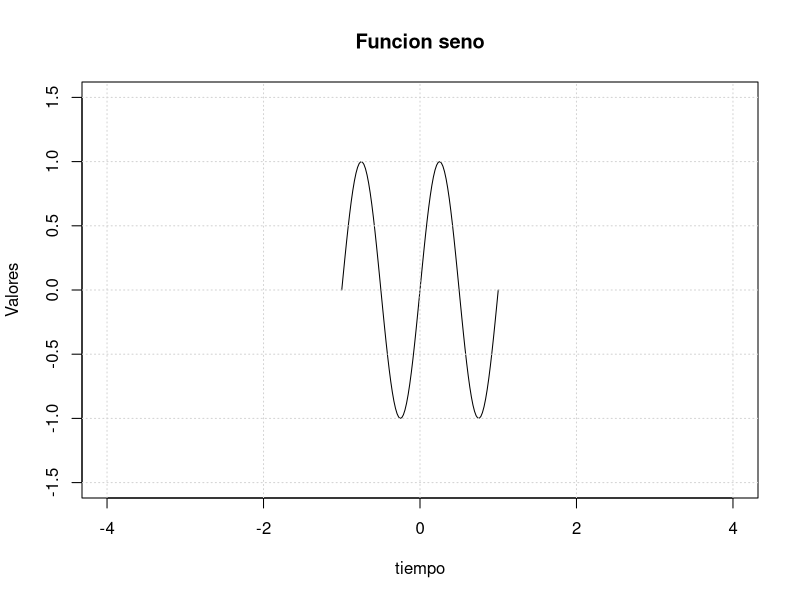
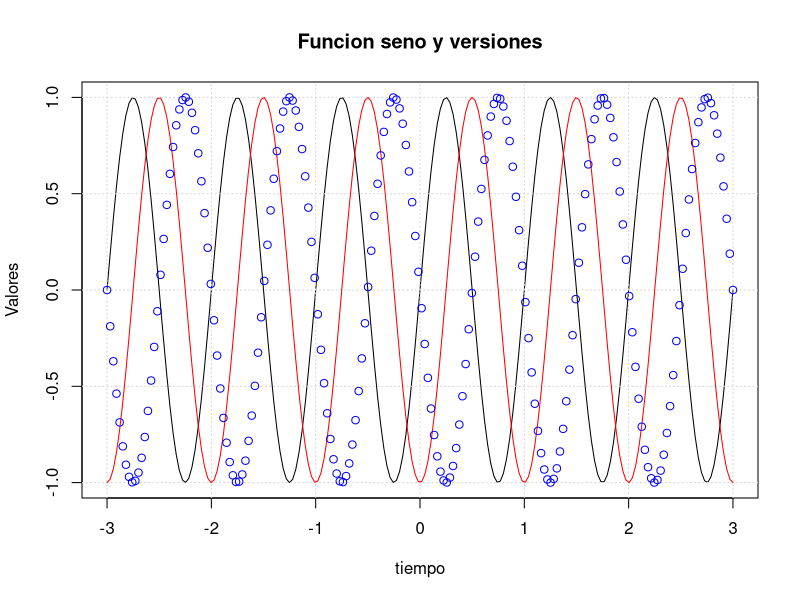
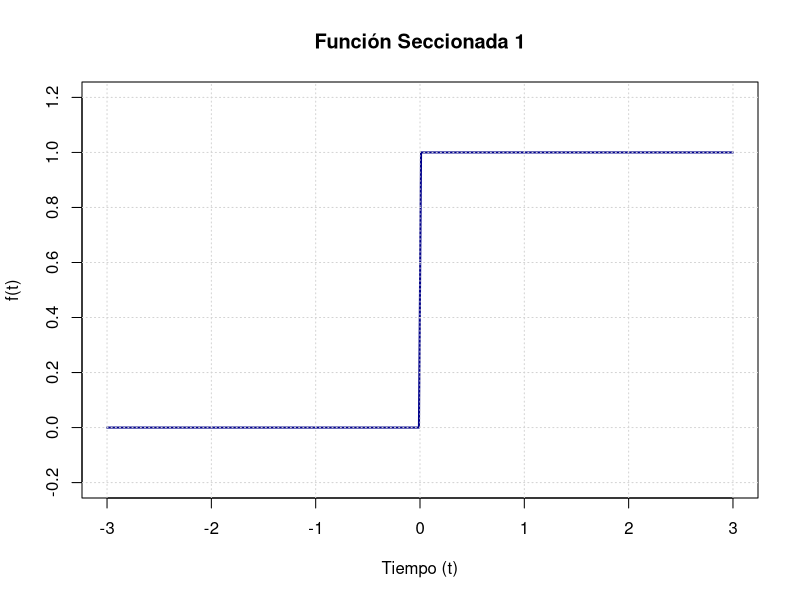
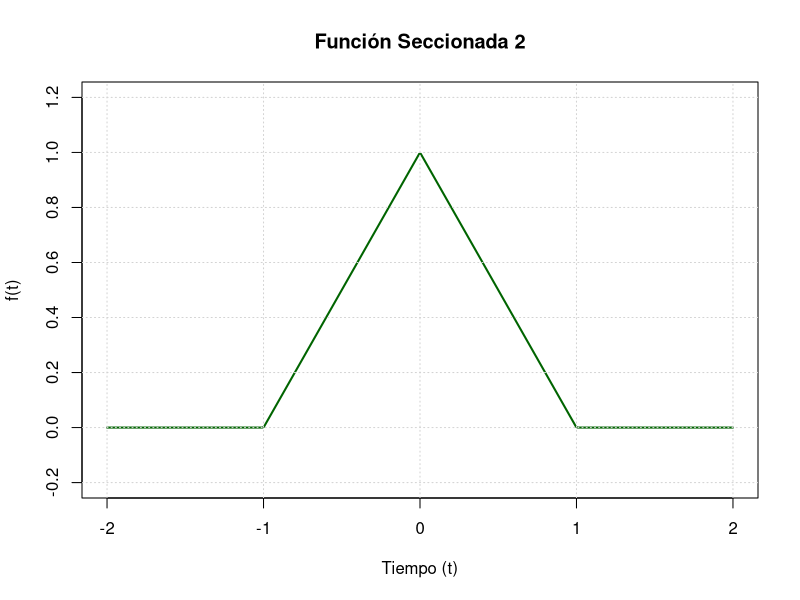
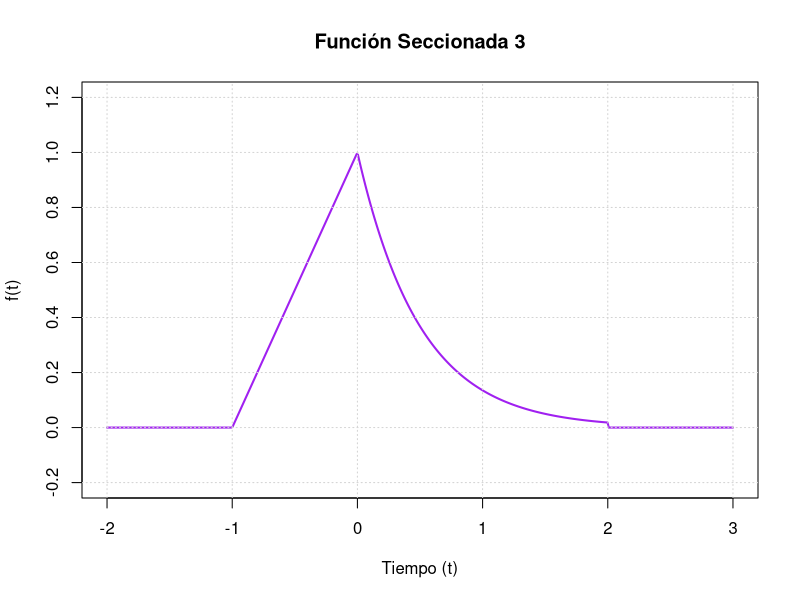
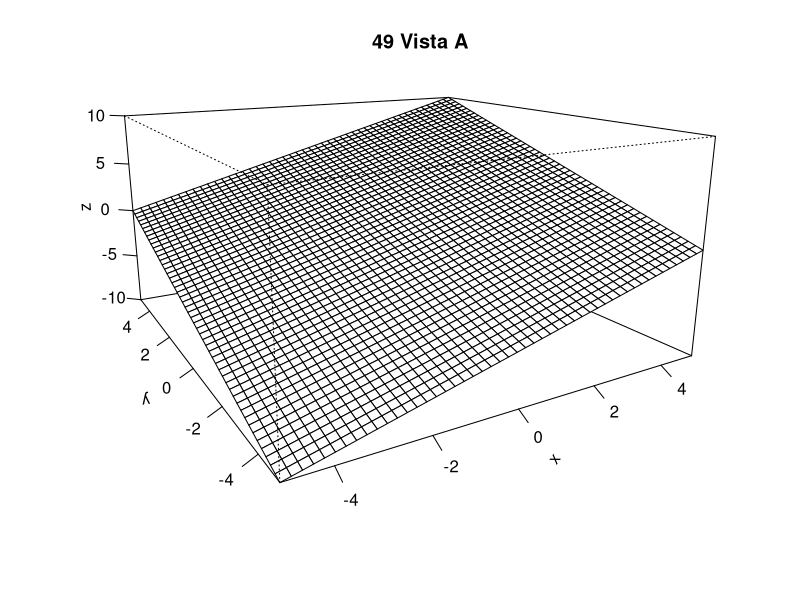
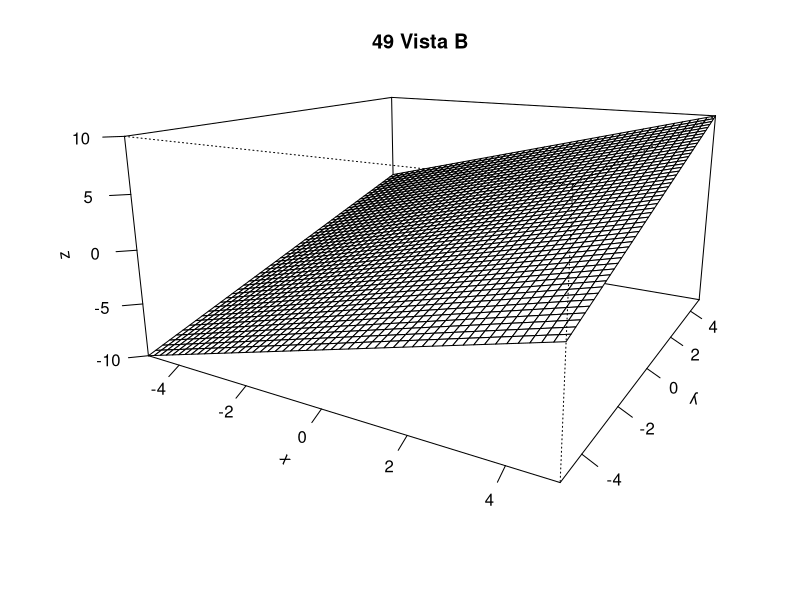
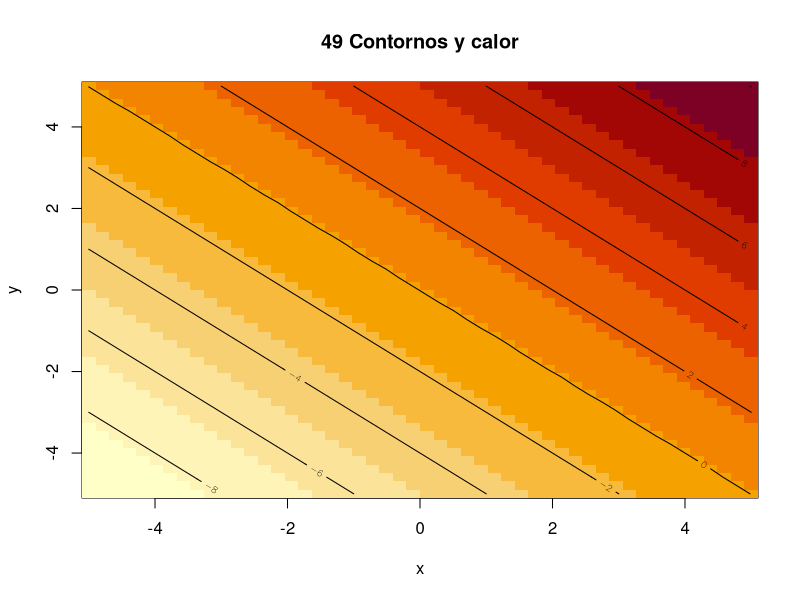

Write the R code that produced these figures, in order.
## ---- chunk 1
#Subindexado de vecores atómicos

set.seed(2)

dnormales <- rnorm(20)  # 20 numeros aleatorios de una dist. normal
dnormales  # Imprimimos el vector

print("Resultado de order(dnormales)")
print(dnormales[order(dnormales)])

print("Resultado de 1:length(dnormales)")
print(dnormales[1:length(dnormales)])

print("Resultado de [-20]")
print(dnormales[-20])

print("Resultado de [dnormales > 0.5")
print(dnormales[dnormales > 0.5])

dnormales[0:3]
## ---- chunk 2
x <- c(1,24,8)
uno <- c(T,T,F)

x[uno]
x[as.double(uno)]
## ---- chunk 3
#Subindexado de listas

listaPrueba <- list(Mayusculas = LETTERS[1:15], Ciudades = c("Cancun", "Playa", "Chetumal", "Merida"), casos = list(a = 23, b = 1:8, c = list(d = 1, e = TRUE)))
str(listaPrueba)
## ---- chunk 4
#Indexado de matrices

matriz1 <- matrix(rnorm(20), nrow = 5)
dim(matriz1)

matriz1 [, 1:2] #1
matriz1 [1:2, 1:2] #2
matriz1 [2,3] #3

## ---- chunk 5
#Subindexado de data.frame

# 1. Cargamos la librería indispensable
library(dplyr)

# 2. Construimos la tabla base
df <- data.frame(a = 1:8, letras = letters[1:8])

# 3. Comprobamos de forma aislada cada comando
tabla_columnas <- select(df, a)
print(tabla_columnas)

tabla_filas <- filter(df, a < 5)
print(tabla_filas)
## ---- chunk 6
t <- seq(-1, 1, length = 100)
ft <- sin(2 * pi * t)  # Se calcula la funcion seno a partir de t
plot(t, ft, type = "l", xlim = c(-4, 4), ylim = c(-1.5, 1.5), main = "Funcion seno", 
     xlab = "tiempo", ylab = "Valores")
grid()
## ---- chunk 7
t <- seq(-3, 3, length = 200)
f1 <- sin(2 * pi * (t))
f2 <- sin(2 * pi * (t - 1/4))
f3 <- sin(2 * pi * (t - 1/2))
plot(t, f1, type = "l", main = "Funcion seno y versiones", xlab = "tiempo", 
     ylab = "Valores")
grid()
lines(t, f2, col = "red")
points(t, f3, col = "blue")
## ---- chunk 8
#Ejercicio 1
t <- seq(-3, 3, length = 300)

ft <- ifelse(t > 0, 1, 0)

plot(t, ft, type = "l", col = "darkblue", lwd = 2,
     main = "Función Seccionada 1", xlab = "Tiempo (t)", ylab = "f(t)",
     ylim = c(-0.2, 1.2))
grid()
## ---- chunk 9
#Ejercicio 2
t <- seq(-2, 2, length = 400)


ft <- ifelse(t > -1 & t < 0, 1 + t,
             ifelse(t >= 0 & t < 1, 1 - t, 0))

plot(t, ft, type = "l", col = "darkgreen", lwd = 2,
     main = "Función Seccionada 2", xlab = "Tiempo (t)", ylab = "f(t)",
     ylim = c(-0.2, 1.2))
grid()
## ---- chunk 10
#Ejercicio 3
t <- seq(-2, 3, length = 500)

ft <- ifelse(t > 0 & t < 2, exp(-2 * t),
             ifelse(t > -1 & t < 0, 1 + t, 0))

plot(t, ft, type = "l", col = "purple", lwd = 2,
     main = "Función Seccionada 3", xlab = "Tiempo (t)", ylab = "f(t)",
     ylim = c(-0.2, 1.2))
grid()
## ---- chunk 11
#49
x <- seq(-5, 5, length = 50)
y <- seq(-5, 5, length =50)
z <- outer(x, y, function(x,y) x + y)

persp(x, y, z, theta = -30, expand = 0.5, ticktype = "detailed", main = "49 Vista A")

persp(x, y, z, theta = 30, expand = 0.5, ticktype = "detailed", main = "49 Vista B")

image(x, y, z, main = "49 Contornos y calor")
contour(x, y, z, add = TRUE)
## ---- chunk 12
#50
x <- seq(-5, 5, length = 50)
y <- seq(-5, 5, length =50)
z <- outer(x, y, function(x,y) 6 - 2*x - 3*y)

persp(x, y, z, theta = -200, expand = 0.5, ticktype = "detailed", main = "50 Vista A")

persp(x, y, z, theta = 200, expand = 0.5, ticktype = "detailed", main = "50 Vista B")

image(x, y, z, main = "50 Contornos y calor")
contour(x, y, z, add = TRUE)
## ---- chunk 13
#51
x <- seq(-3, 3, length = 50)
y <- seq(-3, 3, length =50)
z <- outer(x, y, function(x,y) x^2 + 4*y^2)

persp(x, y, z, theta = -30, expand = 0.5, ticktype = "detailed", main = "51 Vista A")

persp(x, y, z, theta = 30, expand = 0.5, ticktype = "detailed", main = "51 Vista B")

image(x, y, z, main = "51 Contornos y calor")
contour(x, y, z, add = TRUE)
## ---- chunk 14
#52
x <- seq(-3, 3, length = 50)
y <- seq(-3, 3, length =50)
z <- outer(x, y, function(x,y) sqrt(9 - x^2 - y^2))

persp(x, y, z, theta = -30, expand = 0.5, ticktype = "detailed", main = "52 Vista A")

persp(x, y, z, theta = 30, expand = 0.5, ticktype = "detailed", main = "52 Vista B")

image(x, y, z, main = "52 Contornos y calor")
contour(x, y, z, add = TRUE)
#Warning in sqrt(9 - x^2 - y^2) : Se han producido NaNs 
## ---- chunk 15
#53
x <- seq(-5, 5, length = 50)
y <- seq(-5, 5, length =50)
z <- outer(x, y, function(x,y) x * y)

persp(x, y, z, theta = -30, expand = 0.5, ticktype = "detailed", main = "53 Vista A")

persp(x, y, z, theta = 30, expand = 0.5, ticktype = "detailed", main = "53 Vista B")

image(x, y, z, main = "53 Contornos y calor")
contour(x, y, z, add = TRUE)
## ---- chunk 16
#54
x <- seq(-2, 2, length = 50)
y <- seq(-2, 2, length =50)
z <- outer(x, y, function(x,y) exp((x * y) /2))

persp(x, y, z, theta = -30, expand = 0.5, ticktype = "detailed", main = "54 Vista A")

persp(x, y, z, theta = 30, expand = 0.5, ticktype = "detailed", main = "54 Vista B")

image(x, y, z, main = "54 Contornos y calor")
contour(x, y, z, add = TRUE)
## ---- chunk 17
#55
x <- seq(-3, 3, length = 60)
y <- seq(-3, 3, length =60)
z <- outer(x, y, function(x,y) x / (x^2 + y^2))

persp(x, y, z, theta = -30, expand = 0.4, ticktype = "detailed", main = "55 Vista A")

persp(x, y, z, theta = 30, expand = 0.4, ticktype = "detailed", main = "55 Vista B")

image(x, y, z, main = "55 Contornos y calor")
contour(x, y, z, add = TRUE)
## ---- chunk 18
#56
x <- seq(0.1, 5, length = 50)
y <- seq(-5, -0.1, length =50)
z <- outer(x, y, function(x,y) log(x - y))

z[is.na(z)] <- 0 #valores indefinidos igual a 0

persp(x, y, z, theta = -150, expand = 0.5, ticktype = "detailed", main = "56 Vista A")

persp(x, y, z, theta = 50, expand = 0.5, ticktype = "detailed", main = "56 Vista B")

image(x, y, z, main = "53 Contornos y calor")
contour(x, y, z, add = TRUE)
